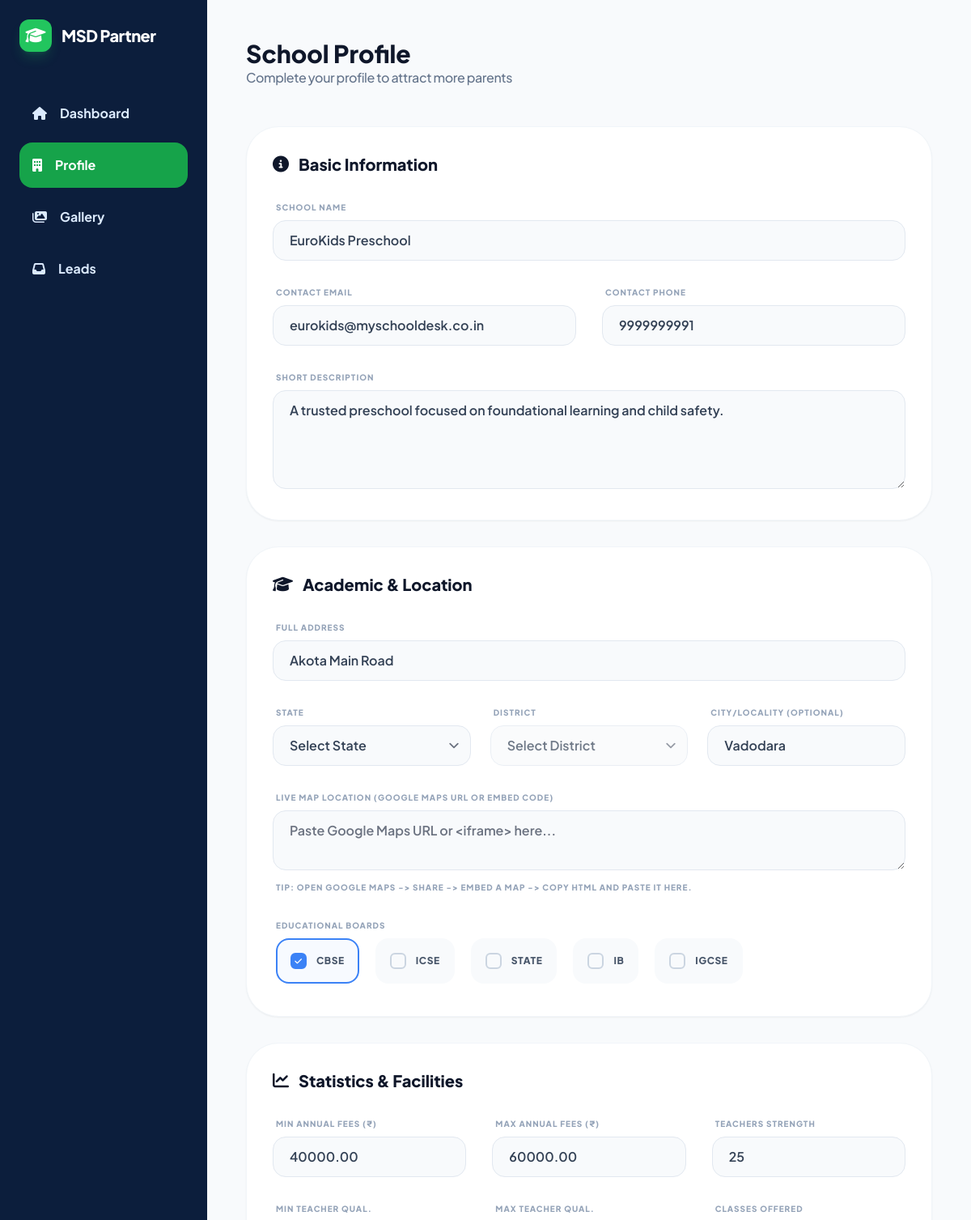
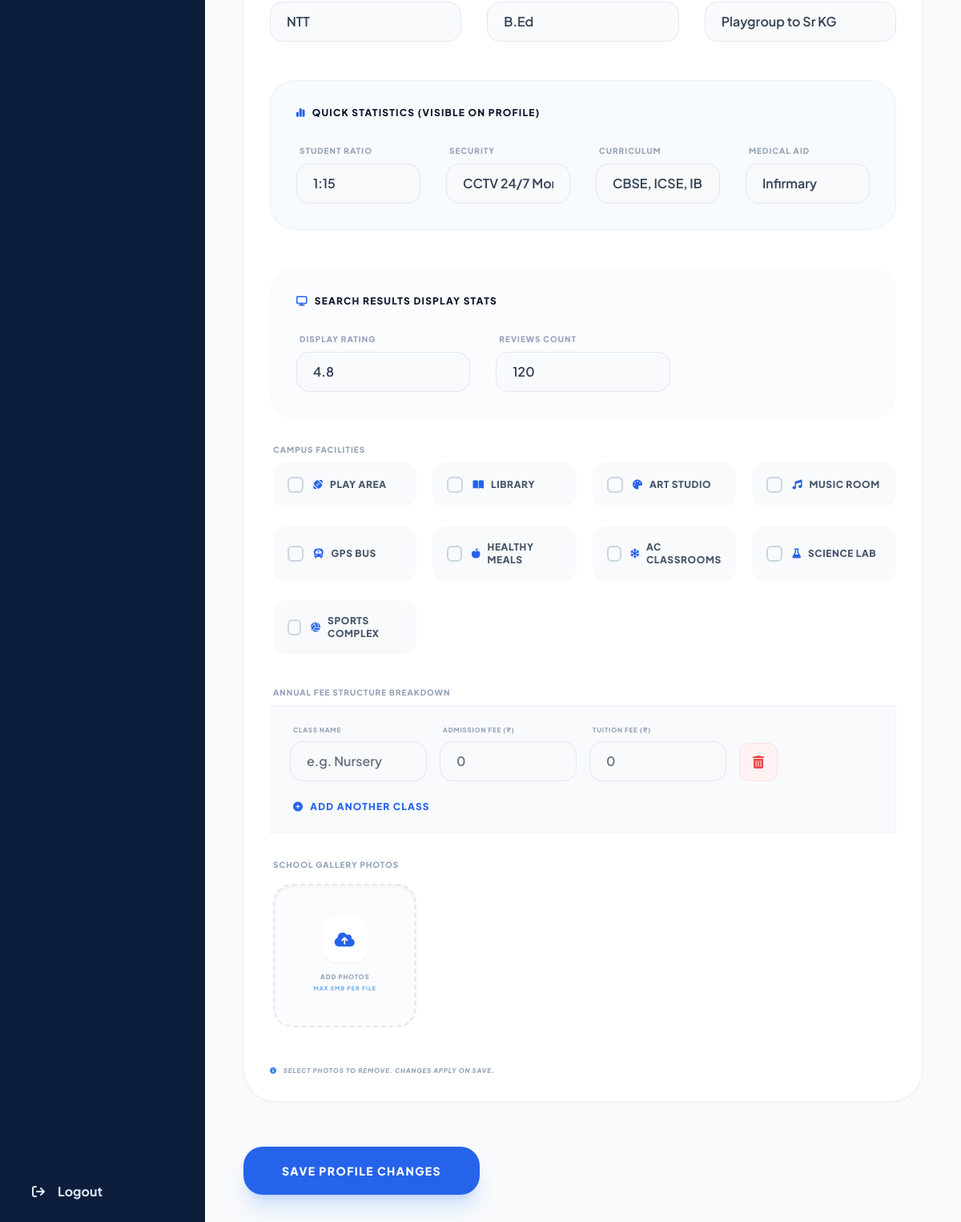
Screenshot of /school_dashboard/profile.php (signed in) with the database file from the repository (2 pictures, top to bottom).
### tables this page shows
CREATE TABLE IF NOT EXISTS `schools` (
    `id` INT AUTO_INCREMENT PRIMARY KEY,
    `user_id` INT NOT NULL,  
    `name` VARCHAR(200) NOT NULL,
    `slug` VARCHAR(200) UNIQUE NOT NULL,  
    `address` TEXT,
    `city` VARCHAR(100),
    `state` VARCHAR(100),
    `board` VARCHAR(100),  
    `photos` TEXT,  
    `fees_min` DECIMAL(10,2) DEFAULT NULL,
    `fees_max` DECIMAL(10,2) DEFAULT NULL,
    `facilities` TEXT,  
    `classes_offered` VARCHAR(100),  
    `teachers_strength` INT DEFAULT NULL,
    `teacher_min_qual` VARCHAR(100),
    `teacher_max_qual` VARCHAR(100),
    `contact_email` VARCHAR(150),
    `contact_phone` VARCHAR(50),
    `description` TEXT,
    `is_verified` BOOLEAN DEFAULT FALSE,
    `is_thick_sign` BOOLEAN DEFAULT FALSE,  
    `status` ENUM('pending', 'approved', 'rejected') DEFAULT 'pending',
    `sort_order` INT DEFAULT 0,  
    `created_at` TIMESTAMP DEFAULT CURRENT_TIMESTAMP,
    `updated_at` TIMESTAMP DEFAULT CURRENT_TIMESTAMP ON UPDATE CURRENT_TIMESTAMP,
    FOREIGN KEY (`user_id`) REFERENCES `users`(`id`) ON DELETE CASCADE
);

### school_dashboard/profile.php (the view, shortened to what the rows shown need)
<?php
require_once '../config.php';
$userId = $_SESSION['user_id'];
$stmt = $pdo->prepare('SELECT * FROM schools WHERE user_id = :user_id LIMIT 1');
$stmt->execute(['user_id' => $userId]);
$school = $stmt->fetch();
?>
<!DOCTYPE html>
<html lang="en">
<head>
    <script src="https://cdn.tailwindcss.com?plugins=forms,typography,aspect-ratio,line-clamp"></script>
    <link rel="stylesheet" href="https://cdnjs.cloudflare.com/ajax/libs/font-awesome/6.4.0/css/all.min.css">
</head>
<body class="flex min-h-screen">
    <main class="flex-1 p-6 md:p-12 overflow-y-auto">
        <header class="flex items-center justify-between mb-12">
            <div>
                <h1 class="text-3xl font-black text-slate-900">School Profile</h1>
            </div>
        </header>
        <form method="POST" enctype="multipart/form-data" class="space-y-8 max-w-5xl">
            <div class="bg-white p-8 rounded-[40px] border border-slate-100 shadow-sm">
                <h2 class="text-xl font-black text-slate-900 mb-8 flex items-center gap-3 text-blue-600">
                    <i class="fa-solid fa-info-circle"></i> Basic Information
                </h2>
                <div class="grid grid-cols-1 md:grid-cols-2 gap-8">
                    <div class="col-span-2">
                        <label>School Name</label>
                        <input type="text" name="name" value="<?php echo htmlspecialchars($school['name']); ?>" class="form-input" required>
                    </div>
                    <div>
                        <label>Contact Email</label>
                        <input type="email" name="contact_email" value="<?php echo htmlspecialchars($school['contact_email']); ?>" class="form-input" required>
                    </div>
                    <div>
                        <label>Contact Phone</label>
                        <input type="tel" name="contact_phone" value="<?php echo htmlspecialchars($school['contact_phone']); ?>" class="form-input" required>
                    </div>
                    <div class="col-span-2">
                        <label>Short Description</label>
                        <textarea name="description" rows="4" class="form-input"><?php echo htmlspecialchars($school['description']); ?></textarea>
                    </div>
                </div>
            </div>
            <div class="bg-white p-8 rounded-[40px] border border-slate-100 shadow-sm">
                <h2 class="text-xl font-black text-slate-900 mb-8 flex items-center gap-3 text-indigo-600">
                    <i class="fa-solid fa-graduation-cap"></i> Academic & Location
                </h2>
                <div class="grid grid-cols-1 md:grid-cols-2 gap-8">
                    <div class="col-span-2">
                        <label>Full Address</label>
                        <input type="text" name="address" value="<?php echo htmlspecialchars($school['address']); ?>" class="form-input">
                    </div>
                    <div class="col-span-2 grid grid-cols-1 md:grid-cols-3 gap-6">
                        <div>
                            <label>State</label>
                            <select id="state" name="state" class="form-input w-full" data-selected="<?php echo htmlspecialchars($school['state'] ?? ''); ?>" required>
                                <option value="">Select State</option>
                            </select>
                        </div>
                        <div>
                            <label>City/Locality (Optional)</label>
                            <input type="text" name="city" value="<?php echo htmlspecialchars($school['city'] ?? ''); ?>" class="form-input" placeholder="e.g. Bandra West">
                        </div>
                    </div>
                </div>
            </div>
            <div class="bg-white p-8 rounded-[40px] border border-slate-100 shadow-sm">
                <h2 class="text-xl font-black text-slate-900 mb-8 flex items-center gap-3 text-green-600">
                    <i class="fa-solid fa-chart-line"></i> Statistics & Facilities
                </h2>
                <div class="grid grid-cols-1 md:grid-cols-3 gap-8">
                    <div>
                        <label>Min Annual Fees (₹)</label>
                        <input type="number" name="fees_min" value="<?php echo htmlspecialchars($school['fees_min']); ?>" class="form-input">
                    </div>
                    <div>
                        <label>Max Annual Fees (₹)</label>
                        <input type="number" name="fees_max" value="<?php echo htmlspecialchars($school['fees_max']); ?>" class="form-input">
                    </div>
                    <div>
                        <label>Teachers Strength</label>
                        <input type="number" name="teachers_strength" value="<?php echo htmlspecialchars($school['teachers_strength']); ?>" class="form-input">
                    </div>
                    <div>
                        <label>Min Teacher Qual.</label>
                        <input type="text" name="teacher_min_qual" value="<?php echo htmlspecialchars($school['teacher_min_qual']); ?>" class="form-input" placeholder="e.g. B.Ed">
                    </div>
                    <div>
                        <label>Max Teacher Qual.</label>
                        <input type="text" name="teacher_max_qual" value="<?php echo htmlspecialchars($school['teacher_max_qual']); ?>" class="form-input" placeholder="e.g. M.Ed / Ph.D">
                    </div>
                    <div>
                        <label>Classes Offered</label>
                        <input type="text" name="classes_offered" value="<?php echo htmlspecialchars($school['classes_offered']); ?>" class="form-input" placeholder="e.g. Playgroup to 12th">
                    </div>
                </div>
            </div>
        </form>
    </main>
</body>
</html>

### rows the page displays
schools: name "EuroKids Preschool", contact_email "eurokids@myschooldesk.co.in", contact_phone "9999999991", description "A trusted preschool focused on foundational learning and child safety.", address "Akota Main Road", city "Vadodara", fees_min "40000.00", fees_max "60000.00", teachers_strength "25", teacher_min_qual "NTT", teacher_max_qual "B.Ed", classes_offered "Playgroup to Sr KG"

### other values shown
$board "CBSE"
$board "ICSE"
$board "STATE"
$board "IB"
$board "IGCSE"
$facility "PLAY AREA"
$facility "LIBRARY"
$facility "ART STUDIO"
$facility "MUSIC ROOM"
$facility "GPS BUS"
$facility "HEALTHY MEALS"
$facility "AC CLASSROOMS"
$facility "SCIENCE LAB"
$facility "SPORTS COMPLEX"
